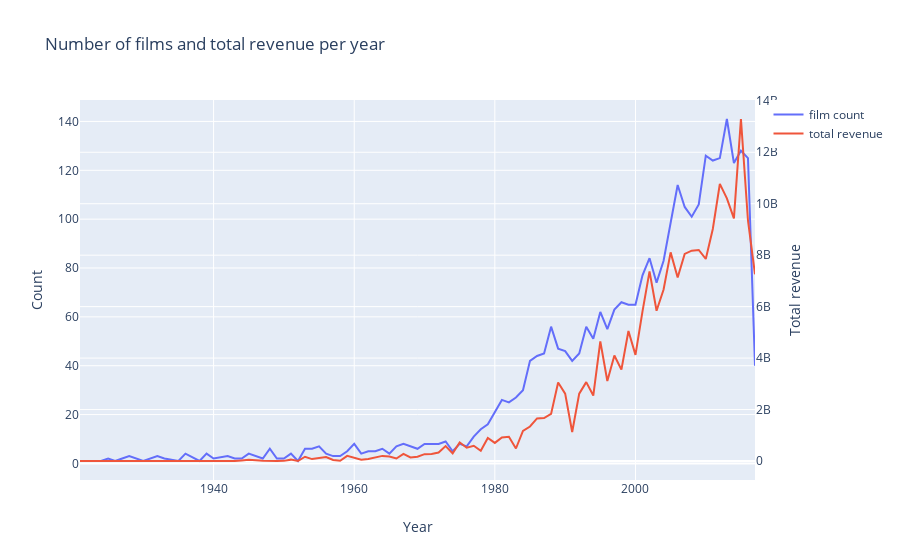

Notebook code for this chart:
### Markdown cell above
### Task 6: Number of Films and Revenue Per Year

### Code cell
d1 = train['release_date_year'].value_counts().sort_index()
d2 = train.groupby(['release_date_year'])['revenue'].sum()

data = [go.Scatter(x=d1.index, y=d1.values, name='film count'), 
        go.Scatter(x=d1.index, y=d2.values, name='total revenue', yaxis='y2')]

layout = go.Layout(dict(title = 'Number of films and total revenue per year', 
                        xaxis = dict(title = 'Year'),
                        yaxis = dict(title = 'Count'),
                        yaxis2 = dict(title = 'Total revenue', overlaying='y', side='right')), 
                   legend = dict(orientation='v'))

py.iplot(dict(data=data, layout=layout))
